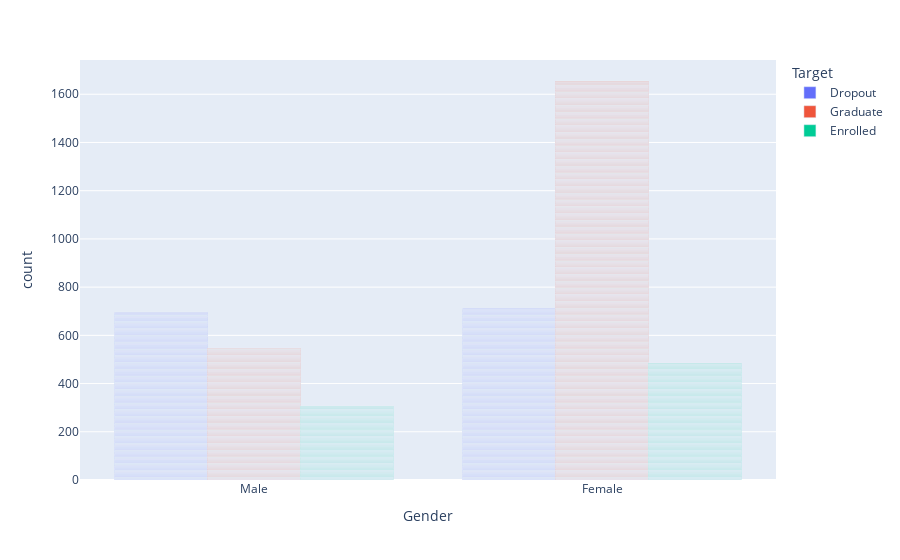

The code cell stored with this chart in its notebook:
### Code cell
import seaborn as sns
px.bar(dropout, x="Gender",color='Target',barmode='group')

### Figure 1 — Plotly figure (JSON) as saved in the notebook; plotly's stock layout.template omitted (floating-point values rounded to 4 significant figures; data arrays with more than 128 entries replaced by an {"elided": "..."} marker saying what was removed)
{"data": [{"alignmentgroup": "True", "hovertemplate": "Target=Dropout<br>Gender=%{x}<br>count=%{y}<extra></extra>", "legendgroup": "Dropout", "marker": {"color": "#636efa", "pattern": {"shape": ""}}, "name": "Dropout", "offsetgroup": "Dropout", "orientation": "v", "showlegend": true, "textposition": "auto", "type": "bar", "x": {"elided": "1405 str values"}, "xaxis": "x", "y": {"elided": "1405 int values"}, "yaxis": "y"}, {"alignmentgroup": "True", "hovertemplate": "Target=Graduate<br>Gender=%{x}<br>count=%{y}<extra></extra>", "legendgroup": "Graduate", "marker": {"color": "#EF553B", "pattern": {"shape": ""}}, "name": "Graduate", "offsetgroup": "Graduate", "orientation": "v", "showlegend": true, "textposition": "auto", "type": "bar", "x": {"elided": "2201 str values"}, "xaxis": "x", "y": {"elided": "2201 int values"}, "yaxis": "y"}, {"alignmentgroup": "True", "hovertemplate": "Target=Enrolled<br>Gender=%{x}<br>count=%{y}<extra></extra>", "legendgroup": "Enrolled", "marker": {"color": "#00cc96", "pattern": {"shape": ""}}, "name": "Enrolled", "offsetgroup": "Enrolled", "orientation": "v", "showlegend": true, "textposition": "auto", "type": "bar", "x": {"elided": "791 str values"}, "xaxis": "x", "y": {"elided": "791 int values"}, "yaxis": "y"}], "layout": {"barmode": "group", "legend": {"title": {"text": "Target"}, "tracegroupgap": 0}, "margin": {"t": 60}, "xaxis": {"anchor": "y", "domain": [0, 1], "title": {"text": "Gender"}}, "yaxis": {"anchor": "x", "domain": [0, 1], "title": {"text": "count"}}}}
